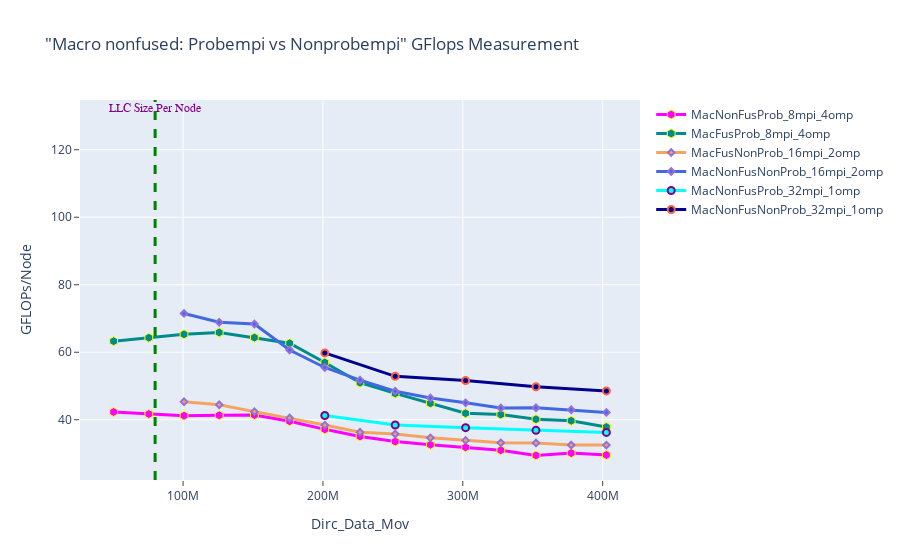

This figure's notebook cell:
### Markdown cell above
## FLOTS - Macro nonfused: Probempi vs Nonprobempi

### Code cell
fig = go.Figure() 

fig.add_trace(go.Scatter(x=(dfMacNonFusProb_8mpi_4omp.Dirc_Data_Mov*(dfMacNonFusProb_8mpi_4omp.MPI_size)), 
                         y=(dfMacNonFusProb_8mpi_4omp.GFLOPS*(dfMacNonFusProb_8mpi_4omp.MPI_size)), 
                         mode='lines+markers', 
                         name='MacNonFusProb_8mpi_4omp',
                         line=dict(color='magenta',width=3),
                         marker=dict(symbol='hexagon',size=9, line=dict(color='yellow',width=1))))

fig.add_trace(go.Scatter(x=(dfMacNonFusNonProb_8mpi_4omp.Dirc_Data_Mov*(dfMacNonFusNonProb_8mpi_4omp.MPI_size)), 
                         y=(dfMacNonFusNonProb_8mpi_4omp.GFLOPS*(dfMacNonFusNonProb_8mpi_4omp.MPI_size)), 
                         mode='lines+markers', 
                         name='MacFusProb_8mpi_4omp',
                         line=dict(color='darkcyan',width=3),
                         marker=dict(symbol='hexagon',size=9, line=dict(color='yellow',width=1))))



fig.add_trace(go.Scatter(x=(dfMacNonFusProb_16mpi_2omp.Dirc_Data_Mov*(dfMacNonFusProb_16mpi_2omp.MPI_size)), 
                         y=(dfMacNonFusProb_16mpi_2omp.GFLOPS*(dfMacNonFusProb_16mpi_2omp.MPI_size)), 
                         mode='lines+markers', 
                         name='MacFusNonProb_16mpi_2omp',
                         line=dict(color='sandybrown',width=3),
                         marker=dict(symbol='diamond',size=5,line=dict(color='MediumPurple',width=2))))

fig.add_trace(go.Scatter(x=(dfMacNonFusNonProb_16mpi_2omp.Dirc_Data_Mov*(dfMacNonFusNonProb_16mpi_2omp.MPI_size)), 
                         y=(dfMacNonFusNonProb_16mpi_2omp.GFLOPS*(dfMacNonFusNonProb_16mpi_2omp.MPI_size)), 
                         mode='lines+markers', 
                         name='MacNonFusNonProb_16mpi_2omp',
                         line=dict(color='royalblue',width=3),
                         marker=dict(symbol='diamond',size=5,line=dict(color='MediumPurple',width=2))))



fig.add_trace(go.Scatter(x=(dfMacNonFusProb_32mpi_1omp.Dirc_Data_Mov*(dfMacNonFusProb_32mpi_1omp.MPI_size)), 
                         y=(dfMacNonFusProb_32mpi_1omp.GFLOPS*(dfMacNonFusProb_32mpi_1omp.MPI_size)), 
                         mode='lines+markers', 
                         name='MacNonFusProb_32mpi_1omp',
                         line=dict(color='cyan',width=3),
                         marker=dict(symbol='circle',size=7,line=dict(color='Purple',width=2))))

fig.add_trace(go.Scatter(x=(dfMacNonFusNonProb_32mpi_1omp.Dirc_Data_Mov*(dfMacNonFusNonProb_32mpi_1omp.MPI_size)), 
                         y=(dfMacNonFusNonProb_32mpi_1omp.GFLOPS*(dfMacNonFusNonProb_32mpi_1omp.MPI_size)), 
                         mode='lines+markers', 
                         name='MacNonFusNonProb_32mpi_1omp',
                         line=dict(color='darkblue',width=3),
                         marker=dict(symbol='circle',size=7, line=dict(color='tomato',width=2))))



# Adding a vertical line
fig.add_vline(x=80e6, line_width=3, line_dash="dash", line_color="green")
# fig.add_hline(y=1024, line_width=3, line_dash="dash", line_color="red")

# Add annotation
fig.add_annotation(
    x='80e6'
    , y=130
    , text=f'LLC Size Per Node'
    , yanchor='bottom'
    , showarrow=False
    , arrowhead=1
    , arrowsize=1
    , arrowwidth=2
    , arrowcolor="#636363"
    , ax=-20
    , ay=-30
    , font=dict(size=12, color="purple", family="Sans Serif")
    , align="left"
    ,)

fig.update_layout(title='"Macro nonfused: Probempi vs Nonprobempi" GFlops Measurement',
                  xaxis_title='Dirc_Data_Mov', yaxis_title='GFLOPs/Node', 
                  xaxis=dict(ticks="outside"),  
                  yaxis=dict(ticks="outside"))

### Figure 1 — Plotly figure (JSON) as saved in the notebook; plotly's stock layout.template omitted (floating-point values rounded to 4 significant figures)
{"data": [{"line": {"color": "magenta", "width": 3}, "marker": {"line": {"color": "yellow", "width": 1}, "size": 9, "symbol": "hexagon"}, "mode": "lines+markers", "name": "MacNonFusProb_8mpi_4omp", "type": "scatter", "x": [50331648, 75497472, 100663296, 125829120, 150994944, 176160768, 201326592, 226492416, 251658240, 276824064, 301989888, 327155712, 352321536, 377487360, 402653184], "y": [42.29, 41.69, 41.21, 41.31, 41.4, 39.55, 37.15, 35.06, 33.54, 32.6, 31.83, 30.95, 29.44, 30.11, 29.55]}, {"line": {"color": "darkcyan", "width": 3}, "marker": {"line": {"color": "yellow", "width": 1}, "size": 9, "symbol": "hexagon"}, "mode": "lines+markers", "name": "MacFusProb_8mpi_4omp", "type": "scatter", "x": [50331648, 75497472, 100663296, 125829120, 150994944, 176160768, 201326592, 226492416, 251658240, 276824064, 301989888, 327155712, 352321536, 377487360, 402653184], "y": [63.28, 64.31, 65.32, 65.87, 64.33, 62.66, 56.98, 50.97, 47.8, 44.87, 41.9, 41.52, 40.13, 39.69, 37.83]}, {"line": {"color": "sandybrown", "width": 3}, "marker": {"line": {"color": "MediumPurple", "width": 2}, "size": 5, "symbol": "diamond"}, "mode": "lines+markers", "name": "MacFusNonProb_16mpi_2omp", "type": "scatter", "x": [100663296, 125829120, 150994944, 176160768, 201326592, 226492416, 251658240, 276824064, 301989888, 327155712, 352321536, 377487360, 402653184], "y": [45.33, 44.44, 42.4, 40.5, 38.41, 36.29, 35.77, 34.63, 33.88, 33.15, 33.13, 32.51, 32.5]}, {"line": {"color": "royalblue", "width": 3}, "marker": {"line": {"color": "MediumPurple", "width": 2}, "size": 5, "symbol": "diamond"}, "mode": "lines+markers", "name": "MacNonFusNonProb_16mpi_2omp", "type": "scatter", "x": [100663296, 125829120, 150994944, 176160768, 201326592, 226492416, 251658240, 276824064, 301989888, 327155712, 352321536, 377487360, 402653184], "y": [71.49, 68.9, 68.36, 60.66, 55.48, 51.75, 48.46, 46.45, 45.0, 43.47, 43.55, 42.96, 42.18]}, {"line": {"color": "cyan", "width": 3}, "marker": {"line": {"color": "Purple", "width": 2}, "size": 7, "symbol": "circle"}, "mode": "lines+markers", "name": "MacNonFusProb_32mpi_1omp", "type": "scatter", "x": [201326592, 251658240, 301989888, 352321536, 402653184], "y": [41.26, 38.44, 37.66, 36.86, 36.24]}, {"line": {"color": "darkblue", "width": 3}, "marker": {"line": {"color": "tomato", "width": 2}, "size": 7, "symbol": "circle"}, "mode": "lines+markers", "name": "MacNonFusNonProb_32mpi_1omp", "type": "scatter", "x": [201326592, 251658240, 301989888, 352321536, 402653184], "y": [59.8, 52.87, 51.6, 49.76, 48.53]}], "layout": {"annotations": [{"align": "left", "arrowcolor": "#636363", "arrowhead": 1, "arrowsize": 1, "arrowwidth": 2, "ax": -20, "ay": -30, "font": {"color": "purple", "family": "Sans Serif", "size": 12}, "showarrow": false, "text": "LLC Size Per Node", "x": "80e6", "y": 130, "yanchor": "bottom"}], "shapes": [{"line": {"color": "green", "dash": "dash", "width": 3}, "type": "line", "x0": 80000000, "x1": 80000000, "xref": "x", "y0": 0, "y1": 1, "yref": "y domain"}], "title": {"text": "\"Macro nonfused: Probempi vs Nonprobempi\" GFlops Measurement"}, "xaxis": {"ticks": "outside", "title": {"text": "Dirc_Data_Mov"}}, "yaxis": {"ticks": "outside", "title": {"text": "GFLOPs/Node"}}}}
